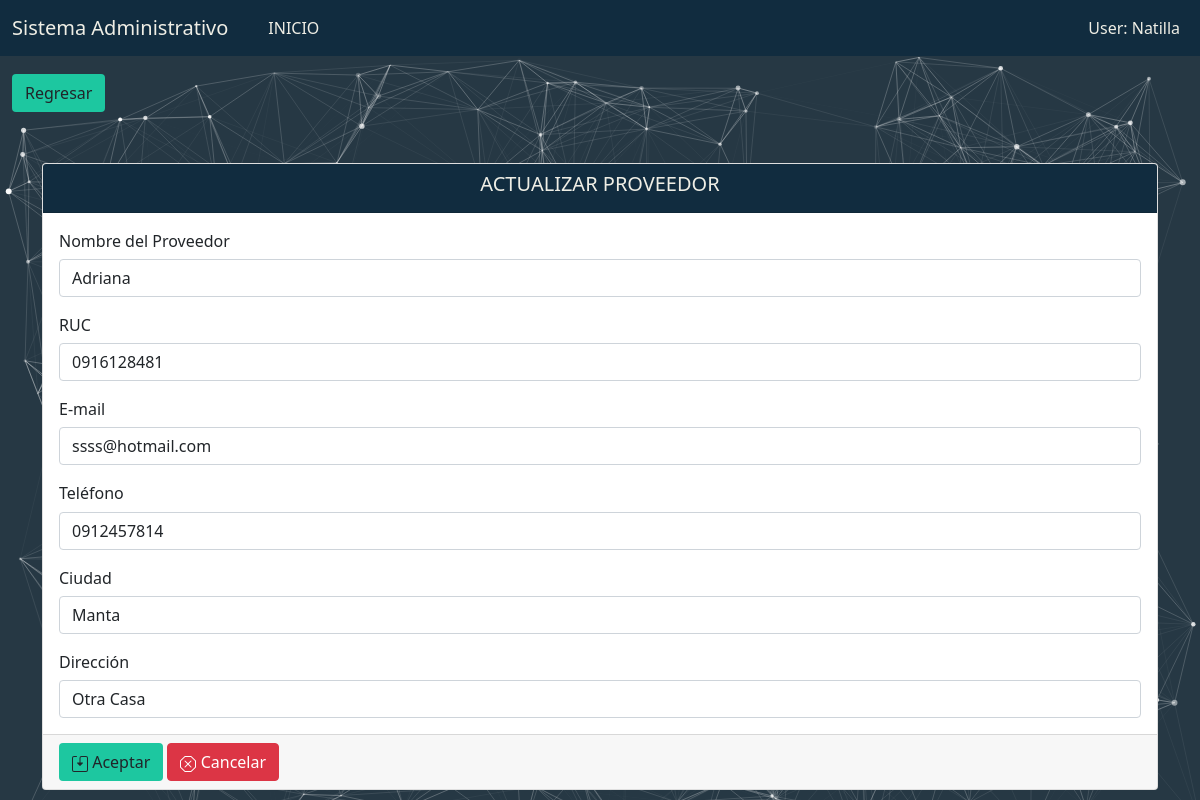
The app's page /compra/actualizarprov/19/ with its own data.
### aplicaciones/compras/models.py (models this page shows, shortened)
class Proveedor(models.Model):
    nombre = models.CharField(max_length=200, unique=True)
    ruc = models.CharField(max_length=13, unique=True)
    email = models.EmailField(max_length=100, unique=True)
    telefono = models.CharField(max_length=50, null=True,unique=True)
    ciudad = models.CharField(max_length=50,verbose_name='Ciudad')
    direccion = models.CharField(max_length=200, null=True)
    class Meta:
        verbose_name = 'Proveedor'
        verbose_name_plural = "Proveedores"
        ordering = ('nombre',)

### aplicaciones/compras/views/proveedor/views.py (the view)
# urls.py: path('actualizarprov/<int:pk>/', ActualizarProveedor.as_view(),name='actualizarprov'),
class ActualizarProveedor(UpdateView):
    model = Proveedor
    template_name = 'op/prov/form_Prov.html'
    success_url = reverse_lazy('compras:proveedor')
    form_class = ProveedorForm
    def get_context_data(self, **kwargs):
        context = super().get_context_data(**kwargs)
        context['action_save'] = self.request.path
        context['titulo'] = 'ACTUALIZAR PROVEEDOR'
        context['url_anterior']='/compra/proveedor'
        context['listar_url']='/compra/proveedor'
        return context

### aplicaciones/compras/forms.py
class ProveedorForm(ModelForm):
    class Meta:
        model = Proveedor
        fields = '__all__'
        widgets={
            'nombre': forms.TextInput(attrs={'class': 'form-control','placeholder':'Ingrese Nombre del Proveedor'}),
            'ruc': forms.TextInput(attrs={'class': 'form-control','placeholder':'0296537341-001'}),
            'email': forms.EmailInput(attrs={'class': 'form-control','placeholder':'zxcv@correo.com'}),
            'telefono': forms.TextInput(attrs={'class': 'form-control','placeholder':'09xxxxxxxx'}),
            'ciudad': forms.TextInput(attrs={'class': 'form-control','placeholder':'"Guayaquil"'}),
            'direccion': forms.TextInput(attrs={'class': 'form-control','placeholder':'Ingrese la Dirección'}),
        }

### aplicaciones/compras/templates/op/prov/form_Prov.html (shortened to what this page needs)
{% extends 'formulario.html' %}
{% load static %}
{% block controls %}
    <div class="form-group">
        <label class="h6">Nombre del Proveedor</label>
        {{ form.nombre }}
    </div>
    <div class="form-group">
        <label class="h6">RUC</label>
        {{ form.ruc }}
    </div>
    <div class="form-group">
        <label class="h6">E-mail</label>
        {{ form.email }}
    </div>
    <div class="form-group">
        <label class="h6">Teléfono</label>
        {{ form.telefono }}
    </div>
    <div class="form-group">
        <label class="h6">Ciudad</label>
        {{ form.ciudad }}
    </div>
    <div class="form-group">
        <label class="h6">Dirección</label>
        {{ form.direccion }}
    </div>
{% endblock %}

### static/css/estilos.css (style rules this page uses)
body { background-color: #263844; }

### records on screen
Proveedor: nombre "Adriana", ruc "0916128481", email "ssss@hotmail.com", telefono "0912457814", ciudad "Manta", direccion "Otra Casa"

### other values on screen
{{ titulo }} "ACTUALIZAR PROVEEDOR"
